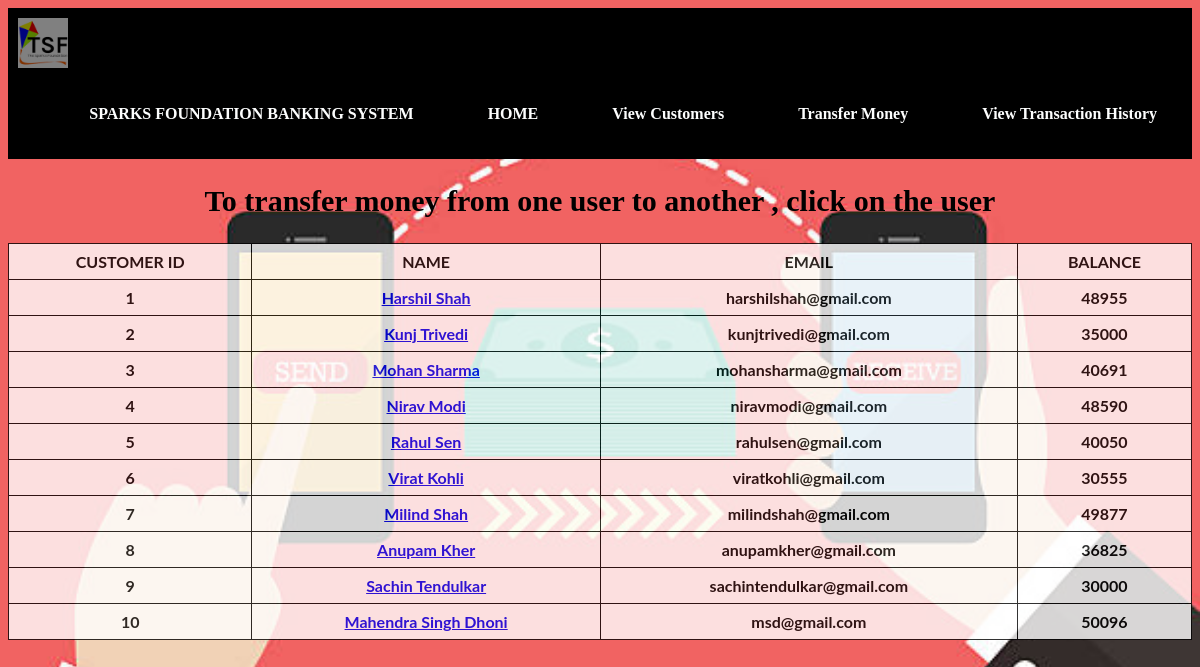
Before: /transfermoney.php with the older database file.
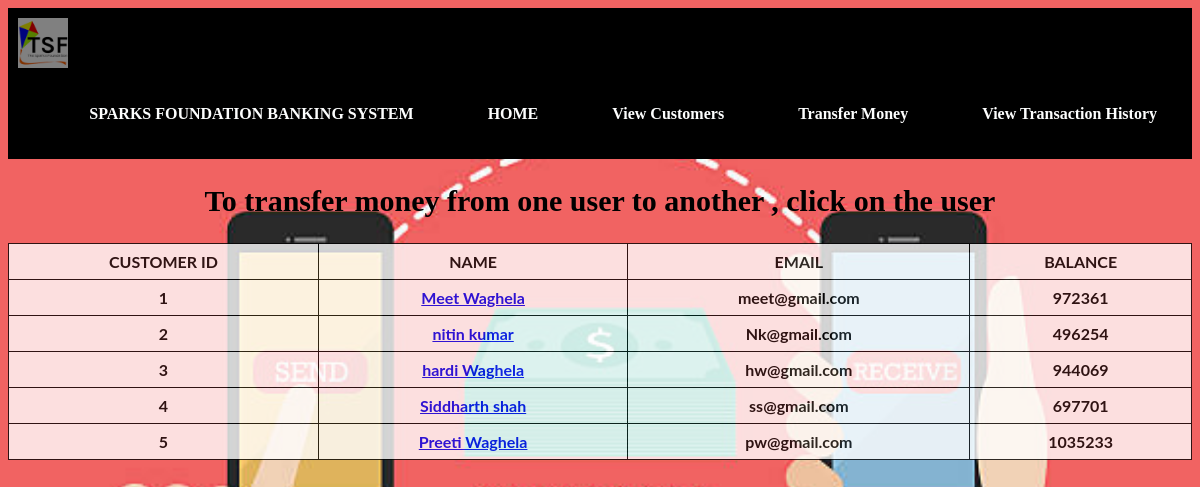
After: the same page with the newer database file.
### tables this page shows
CREATE TABLE `customer` (
  `id` int(3) NOT NULL,
  `name` text NOT NULL,
  `email` varchar(30) NOT NULL,
  `DOB` date NOT NULL,
  `balance` int(8) NOT NULL
);

### transfermoney.php (the view, shortened to what this page needs)
<?php
	include 'connection.php';
	$q="select * from customer";
	$result=mysqli_query($con,$q);
?>
<html>
<head>
	<link rel = "stylesheet" type = "text/css" href = "buttons.css">
</head>
<body style="background-image: url('image4.jpg');
  background-repeat: no-repeat;
  background-position: 1% 5%;
  background-size:100%;">
<nav>
            <div class="logo">
                <img src="logo.jpg" width="50" height="50">
            </div>
            <ul>
            <li><a href='#'>SPARKS FOUNDATION BANKING SYSTEM</a></li>
			<li><a href="home.php">HOME</a></li>
                <li><a href="display.php">View Customers</a></li>
                <li><a href="transfermoney.php">Transfer Money </a></li>
                <li><a href="transactionhistory.php">View Transaction History</a></li>
            </ul>
        </nav>
    <h2 style="color:black;text-align: center;font-family: cursive;" >To transfer money from one user to another , click on the user </h2>
    <table class="flat-table flat-table-1" align=center style="font-family: 'Lato', sans-serif;;color:black;font-weight: bold;">
	<thead>
		<th>CUSTOMER ID</th>
		<th>NAME</th>
		<th>EMAIL</th>
		<th>BALANCE</th>
	</thead>
	<tbody>
		<tr align = center>
		<?php
			while($row=mysqli_fetch_array($result)){
         ?>
		<td><?php echo  $row["id"]; ?></td>
		<?php echo "<td> <a href = 'transact.php?Name=$row[1]'>$row[1]</a></td>";?>
		<td><?php echo  $row["email"]; ?></td>
		<td><?php echo  $row["balance"]; ?></td>
		<tr align = center>
		<?php }
		?>
		</tr>
	</tbody>
	</table>
	<br><br>
</body>
</html>

### buttons.css (style rules this page uses)
img { opacity:0.5; }

### transfermoney.php (style rules this page uses)
table { font-family: 'Lato', sans-serif; border-collapse: collapse; width: 100%; opacity:0.8; }
h2 { font-family: 'Lato', sans-serif; font-size:30px; }
td, th { border: 1px solid black; text-align: center; padding: 8px; }
tr:nth-child(odd) { background-color:white; }
tr:nth-child(even) { background-color:white; }
nav { width: 100%; background-color:black; overflow:hidden; }
nav ul { list-style-type: none; float: right; margin-top:7px; }
nav ul li { display:inline-block; }
nav ul li a { text-decoration:none; padding: 20px 35px; text-align:center ; color:#FDFEFE; display:block; font-weight: 700; }
.logo { float: left; padding: 10px; }

Changed rows visible on the page:
removed customer: id "6", name "Virat Kohli", email "viratkohli@gmail.com", balance "30555"
removed customer: id "7", name "Milind Shah", email "milindshah@gmail.com", balance "49877"
removed customer: id "8", name "Anupam Kher", email "anupamkher@gmail.com", balance "36825"
removed customer: id "9", name "Sachin Tendulkar", email "sachintendulkar@gmail.com", balance "30000"
removed customer: id "10", name "Mahendra Singh Dhoni", email "msd@gmail.com", balance "50096"
changed customer id 1: name "Harshil Shah" → "Meet Waghela"; email "harshilshah@gmail.com" → "meet@gmail.com"; balance "48955" → "972361"
changed customer id 2: name "Kunj Trivedi" → "nitin kumar"; email "kunjtrivedi@gmail.com" → "Nk@gmail.com"; balance "35000" → "496254"
changed customer id 3: name "Mohan Sharma" → "hardi Waghela"; email "mohansharma@gmail.com" → "hw@gmail.com"; balance "40691" → "944069"
changed customer id 4: name "Nirav Modi" → "Siddharth shah"; email "niravmodi@gmail.com" → "ss@gmail.com"; balance "48590" → "697701"
changed customer id 5: name "Rahul Sen" → "Preeti Waghela"; email "rahulsen@gmail.com" → "pw@gmail.com"; balance "40050" → "1035233"
